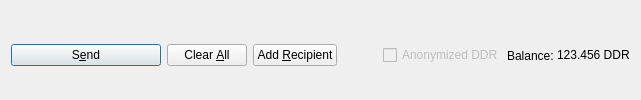
         <widget class="QFrame" name="frame_Send">
          <layout class="QHBoxLayout" name="horizontalLayout">
           <property name="bottomMargin">
            <number>0</number>
           </property>
           <item>
            <widget class="QPushButton" name="sendButton">
             <property name="minimumSize">
              <size>
               <width>150</width>
               <height>0</height>
              </size>
             </property>
             <property name="toolTip">
              <string>Confirm the send action</string>
             </property>
             <property name="text">
              <string>S&amp;end</string>
             </property>
             <property name="icon">
              <iconset resource="../digidinar.qrc">
               <normaloff>:/icons/send</normaloff>:/icons/send</iconset>
             </property>
             <property name="autoDefault">
              <bool>false</bool>
             </property>
             <property name="default">
              <bool>true</bool>
             </property>
            </widget>
           </item>
           <item>
            <widget class="QPushButton" name="clearButton">
             <property name="sizePolicy">
              <sizepolicy hsizetype="Minimum" vsizetype="Fixed">
               <horstretch>0</horstretch>
               <verstretch>0</verstretch>
              </sizepolicy>
             </property>
             <property name="toolTip">
              <string>Clear all fields of the form.</string>
             </property>
             <property name="text">
              <string>Clear &amp;All</string>
             </property>
             <property name="icon">
              <iconset resource="../digidinar.qrc">
               <normaloff>:/icons/remove</normaloff>:/icons/remove</iconset>
             </property>
             <property name="autoDefault">
              <bool>false</bool>
             </property>
            </widget>
           </item>
           <item>
            <widget class="QPushButton" name="addButton">
             <property name="toolTip">
              <string>Send to multiple recipients at once</string>
             </property>
             <property name="text">
              <string>Add &amp;Recipient</string>
             </property>
             <property name="icon">
              <iconset resource="../digidinar.qrc">
               <normaloff>:/icons/add</normaloff>:/icons/add</iconset>
             </property>
             <property name="autoDefault">
              <bool>false</bool>
             </property>
            </widget>
           </item>
           <item>
            <spacer name="horizontalSpacer">
             <property name="orientation">
              <enum>Qt::Horizontal</enum>
             </property>
             <property name="sizeHint" stdset="0">
              <size>
               <width>40</width>
               <height>20</height>
              </size>
             </property>
            </spacer>
           </item>
           <item>
            <layout class="QHBoxLayout" name="horizontalLayout_2">
             <property name="spacing">
              <number>3</number>
             </property>
             <item>
              <widget class="QCheckBox" name="checkzDDR">
               <property name="enabled">
                <bool>false</bool>
               </property>
               <property name="text">
                <string>Anonymized DDR</string>
               </property>
              </widget>
             </item>
             <item>
              <widget class="QLabel" name="label">
               <property name="text">
                <string>Balance:</string>
               </property>
              </widget>
             </item>
             <item>
              <widget class="QLabel" name="labelBalance">
               <property name="sizePolicy">
                <sizepolicy hsizetype="Preferred" vsizetype="Fixed">
                 <horstretch>0</horstretch>
                 <verstretch>0</verstretch>
                </sizepolicy>
               </property>
               <property name="cursor">
                <cursorShape>IBeamCursor</cursorShape>
               </property>
               <property name="text">
                <string notr="true">123.456 DDR</string>
               </property>
               <property name="textInteractionFlags">
                <set>Qt::LinksAccessibleByMouse|Qt::TextSelectableByKeyboard|Qt::TextSelectableByMouse</set>
               </property>
              </widget>
             </item>
            </layout>
           </item>
          </layout>
         </widget>
